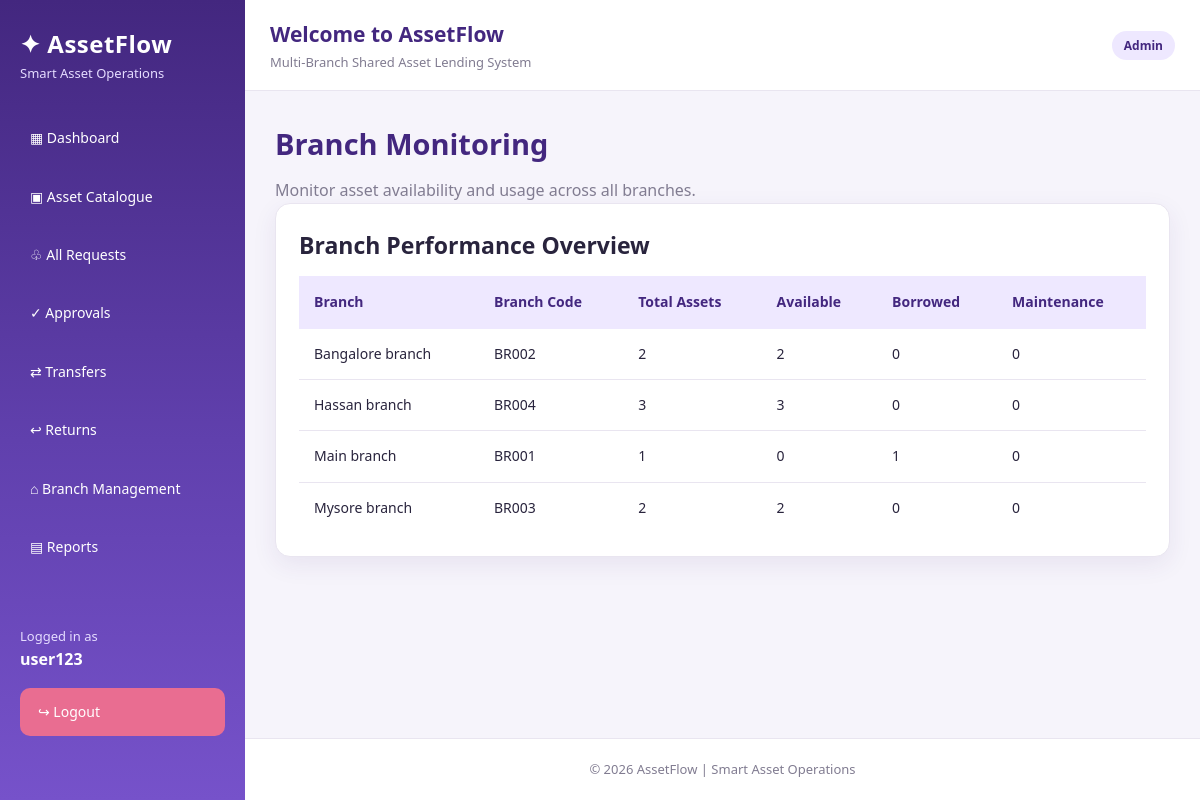
Page /manager/branch-monitoring/ (signed in) on the committed database.
### myapp/models.py (models this page shows, shortened)
class Branch(models.Model):
    name = models.CharField(max_length=100)
    branch_code = models.CharField(max_length=20, unique=True)
    location = models.CharField(max_length=200)
    latitude = models.DecimalField(
        max_digits=9,
        decimal_places=6,
        null=True,
        blank=True
    )
    longitude = models.DecimalField(
        max_digits=9,
        decimal_places=6,
        null=True,
        blank=True
    )

### myapp/manager_views.py (the view)
@login_required
def branch_monitoring(request):
    if request.user.is_superuser:
        role = "ADMIN"
    else:
        try:
            role = request.user.profile.role
        except Exception:
            role = ""
    if role not in ["MANAGER", "ADMIN"]:
        messages.error(
            request,
            "You do not have permission to view branch monitoring."
        )
        return redirect("dashboard")
    branch_data = []
    for branch in Branch.objects.all().order_by("name"):
        assets = Asset.objects.filter(branch=branch)
        branch_data.append({
            "branch": branch,
            "total_assets": assets.count(),
            "available_assets": assets.filter(
                status="AVAILABLE"
            ).count(),
            "borrowed_assets": assets.filter(
                status="BORROWED"
            ).count(),
            "maintenance_assets": assets.filter(
                status="MAINTENANCE"
            ).count(),
        })
    return render(
        request,
        "myapp/branch_monitoring.html",
        {
            "branch_data": branch_data,
        }
    )

### myapp/templates/myapp/branch_monitoring.html (shortened to what this page needs)
{% extends 'myapp/base.html' %}
{% block content %}
<div class="page-header">
    <h1>Branch Monitoring</h1>
    <p>Monitor asset availability and usage across all branches.</p>
</div>
<div class="card">
    <h2>Branch Performance Overview</h2>
    {% if branch_data %}
    <div style="overflow-x:auto;">
        <table>
            <thead>
                <tr>
                    <th>Branch</th>
                    <th>Branch Code</th>
                    <th>Total Assets</th>
                    <th>Available</th>
                    <th>Borrowed</th>
                    <th>Maintenance</th>
                </tr>
            </thead>
            <tbody>
                {% for item in branch_data %}
                <tr>
                    <td>{{ item.branch.name }}</td>
                    <td>{{ item.branch.branch_code }}</td>
                    <td>{{ item.total_assets }}</td>
                    <td>{{ item.available_assets }}</td>
                    <td>{{ item.borrowed_assets }}</td>
                    <td>{{ item.maintenance_assets }}</td>
                </tr>
                {% endfor %}
            </tbody>
        </table>
    </div>
    {% else %}
        <p>No branch information available.</p>
    {% endif %}
</div>
{% endblock %}

### myapp/templates/myapp/base.html (shortened to what this page needs)
{% load static %}
<!DOCTYPE html>
<html lang="en">
<head>
    <link rel="stylesheet" href="{% static 'myapp/css/style.css' %}">
</head>
<body>
{% if user.is_authenticated %}
<div class="app-layout">
    <aside class="sidebar">
        <div style="padding:25px 20px;">
            <h2 style="color:white; margin:0;">✦ AssetFlow</h2>
            <p style="color:#e5dcff; font-size:13px;">
                Smart Asset Operations
            </p>
        </div>
        <nav>
            <a href="{% url 'dashboard' %}">▦ Dashboard</a>
            <a href="{% url 'assets' %}">▣ Asset Catalogue</a>
            {% if user.is_superuser or user.profile.role == "ADMIN" %}
                <a href="{% url 'requests' %}">♧ All Requests</a>
                <a href="{% url 'approvals' %}">✓ Approvals</a>
                <a href="{% url 'transfers' %}">⇄ Transfers</a>
                <a href="{% url 'returns' %}">↩ Returns</a>
                <a href="{% url 'branches' %}">⌂ Branch Management</a>
                <a href="{% url 'reports' %}">▤ Reports</a>
            {% elif user.profile.role == "STAFF" %}
                <a href="{% url 'requests' %}">♧ My Requests</a>
                <a href="{% url 'transfers' %}">⇄ Transfers</a>
                <a href="{% url 'returns' %}">↩ Returns</a>
            {% endif %}
        </nav>
        <div style="padding:20px; margin-top:30px;">
            <p style="color:#e5dcff; font-size:13px;">
                Logged in as
            </p>
            <strong style="color:white;">
                {{ user.username }}
            </strong>
            <a href="{% url 'logout' %}"
               style="background:#e96d91; margin:15px 0 0;">
                ↪ Logout
            </a>
        </div>
    </aside>
    <div class="main-area">
        <header class="topbar">
            <div>
                <h2 style="margin:0;">Welcome to AssetFlow</h2>
                <p style="margin:0;">
                    Multi-Branch Shared Asset Lending System
                </p>
            </div>
            <div>
                <span class="badge">
                    {% if user.is_superuser %}
                        Admin
                    {% else %}
                        {{ user.profile.get_role_display }}
                    {% endif %}
                </span>
            </div>
        </header>
        <main class="main-content">
            {% block content %}{% endblock %}
        </main>
        <footer style="text-align:center; padding:20px; color:#817c91;">
            © {% now "Y" %} AssetFlow | Smart Asset Operations
        </footer>
    </div>
</div>
{% else %}
    {% block public_content %}{% endblock %}
{% endif %}
</body>
</html>

### myapp/static/myapp/css/style.css (style rules this page uses)
:root { --purple: #6842c2; --purple-dark: #43277f; --purple-light: #eee8ff; --teal: #16a69a; --teal-light: #e0f7f4; --orange: #f39a42; --orange-light: #fff0dc; --pink: #e96d91; --pink-light: #ffe6ee; --green: #219b68; --green-light: #dcf7e9; --red: #df5260; --red-light: #ffe3e7; --background: #f6f4fb; --white: #ffffff; --text: #29243d; --muted: #817c91; --border: #e9e5f0; --shadow: 0 8px 25px rgba(65, 44, 110, 0.08); --radius: 15px; }
* { margin: 0; padding: 0; box-sizing: border-box; }
html { scroll-behavior: smooth; }
body { font-family: "Segoe UI", Arial, sans-serif; background: var(--background); color: var(--text); line-height: 1.6; }
a { text-decoration: none; color: inherit; }
.app-layout { display: flex; min-height: 100vh; }
.main-area { flex: 1; min-width: 0; display: flex; flex-direction: column; }
.main-content { padding: 30px; flex: 1; }
.sidebar, .navigation { width: 245px; flex-shrink: 0; min-height: 100vh; background: linear-gradient( 180deg, #43277f 0%, #6040ad 55%, #7652ca 100% ); color: white; }
.sidebar h2 { color: white; font-size: 24px; letter-spacing: 0.5px; }
.sidebar p { color: #e5dcff; }
.sidebar nav, .navigation { display: flex; flex-direction: column; }
.sidebar a, .navigation a { display: block; padding: 13px 18px; margin: 5px 12px; border-radius: 10px; color: white; font-size: 14px; transition: all 0.25s ease; }
.topbar, header { background: var(--white); padding: 18px 25px; border-bottom: 1px solid var(--border); }
.topbar { display: flex; justify-content: space-between; align-items: center; gap: 15px; flex-wrap: wrap; }
.topbar h2 { color: var(--purple-dark); font-size: 21px; margin: 0; }
.topbar p { color: var(--muted); font-size: 13px; }
h1 { font-size: 29px; color: var(--purple-dark); margin-bottom: 10px; }
h2 { font-size: 23px; margin-bottom: 12px; }
p { color: var(--muted); }
.card, .stat-card, .dashboard-card { background: var(--white); border-radius: var(--radius); padding: 23px; box-shadow: var(--shadow); border: 1px solid var(--border); margin-bottom: 18px; transition: transform 0.25s ease, box-shadow 0.25s ease; }
table { width: 100%; border-collapse: collapse; background: white; }
th { background: var(--purple-light); color: var(--purple-dark); text-align: left; padding: 15px; font-size: 14px; }
td { padding: 14px 15px; border-bottom: 1px solid var(--border); font-size: 14px; }
tr:last-child td { border-bottom: none; }
.badge, .status { display: inline-block; padding: 5px 12px; border-radius: 20px; font-size: 12px; font-weight: 700; background: var(--purple-light); color: var(--purple-dark); }
footer { background: white; border-top: 1px solid var(--border); padding: 20px; text-align: center; color: var(--muted); font-size: 13px; }

### rows in the picture
Branch: branch.name "Bangalore branch", branch.branch_code "BR002", total_assets "2", available_assets "2", borrowed_assets "0", maintenance_assets "0"
Branch: branch.name "Hassan branch", branch.branch_code "BR004", total_assets "3", available_assets "3", borrowed_assets "0", maintenance_assets "0"
Branch: branch.name "Main branch", branch.branch_code "BR001", total_assets "1", available_assets "0", borrowed_assets "1", maintenance_assets "0"
Branch: branch.name "Mysore branch", branch.branch_code "BR003", total_assets "2", available_assets "2", borrowed_assets "0", maintenance_assets "0"

### other values in the picture
{{ user.username }} "user123"
